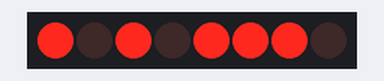
Simulated run of this sketch. Board: Arduino Uno, built with avr-gcc and run on an emulated ATmega328P. Parts: 8 shift-register outputs drawn as a row of LEDs (first output left, lit = HIGH). Wiring (inferred from the names in the program): shift register (74HC595): data pin 7; shift clock pin 6. Wiring (inferred from the signals the program sends): row of LEDs: on Q0, Q1, Q2, Q3, Q4, Q5, Q6, Q7.

Above: at 2.5 s.
At 7.5 s:
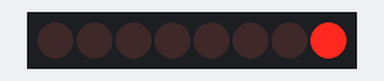
At 12.5 s:
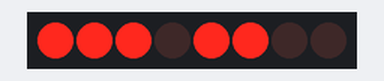
At 17.5 s:
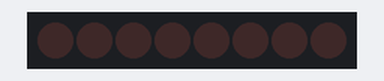
Timing chart, 0 to 26.0 s (numbered marks = the images above):
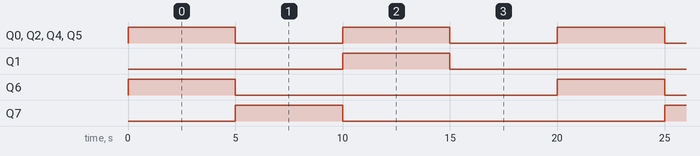

Measured:
- by itself, Q0, Q2, Q4, Q5: alternates HIGH for 5.0 s and LOW for 5.0 s
- by itself, Q1, Q6, Q7: alternates HIGH for 5.0 s and LOW for 15.0 s

The sketch:

SparkFun_LgDigitDriver_7Seg_Ex_dw.ino
```cpp
// dw Version  SparkFun Large Digit Driver (TPIC6C596 IC) https://www.sparkfun.com/products/13279
// Post #12 https://forum.arduino.cc/t/9-digit-numbers-and-words-on-7-segment-using-large-digit-driver-from-sparkfun/646721/11
// For use with Sparkfun LARGE DIGIT DRIVER BOARDS (may work with other shift registers but that's down to you!)
// Prepared by Dave Wilkie based on a method learnt by watching a video by Kristian Blåsol entitled: Using a 74HC595 to connect an Arduino to a 7-segment LED display - Anything Arduino episode 9
// https://www.youtube.com/watch?v=cHA-fwiA4Qo
// This sketch was written to work with Sparkfun large digit driver boards using the wiring method outlined in the Sparkfun Large Digit Driver Board hookup guide.
// I could not get my head round the method used in the Sparkfun example so hopefully this might be easier to understand for some people.

// Here is a lookup table to show how to display each individual digit:
// digit    corresponding decimal number
//                      0   // dw added
//   1                 96
//   2                 93
//   3                117
//   4                102
//   5                 55
//   6                 63
//   7                 97
//   8                127
//   9                103
//   0                123
//   DP               128  //dw added   https://learn.sunfounder.com/lesson-20-74hc595-2/
// Using the method used in this sketch/program Each segment has a numerical value as shown below in this diagram:

//                            1 (top segment value=1
//                          -----
//            Top left    2|     |64 top Right
//      Middle Horizontal   --4--
//    Bottom Left         8|     |32 Bottom Right segment
//     Bottom horizontal    --16-
//
// So referring to the above diagram  if we wanted to display a number 8 we would add together 1+2+4+64+8+16+32 = 127
// so this bit of code:
// shiftOut(segmentData, segmentClock, MSBFIRST, 127);
// will display a number 8
// to display a number 1 we want the right 2 segments with a combined value of 64+32=96
// therefore:
// shiftOut(segmentData, segmentClock, MSBFIRST, 96);
// Would display a number 1
// This is a simple sketch to count from 0 to 9, if using a single 7 segment unit the numbers will count up on the single digit, if additional digits are connected as per the spark fun guide then the numbers will scroll to the right as they count up
// This is due to the fact that as the latch pin is raised and lowered each large digit driver board will shunt the configuration that is on it out of the right handside to be stored by the next digit and so on down the line.
// If you have 9 digits (as I have) in order to display a nine digit number one would write the latch pin low ShiftOut 9 digits and then write the latch pin high again.
// Think of the data being written as a flow of water flowing left to right and the latch Pin acting as a dam to stop the flow at whatever point the data is at. Once data flows out of the furthest right digit it is lost/deleted/evaporates/goes over the waterfall!

byte segmentLatch = 5;  // Pin 5 goes to LAT on the IN side of the first Spark fun large digit driver board
byte segmentClock = 6;  // Pin 6 goes to CLK on the IN side of the first large digit driver board
byte segmentData = 7;   // Pin 7 goes to SER (as in Serial Data) on the IN side of the first large digit driver board
//int charArray[10] = {123, 96, 93, 117, 102, 55, 63, 97, 127, 103}; // These values are the codes required to display the digits 0 to 9 See lookup table in the commenst above.

// dw added the following char values
char myCharOFF = 0;
char myChar0 = 123;
char myChar1 = 96;
char myChar2 = 93;
char myChar3 = 117;
char myChar4 = 102;
char myChar5 = 55;
char myChar6 = 63;
char myChar7 = 97;
char myChar8 = 127;
char myChar9 = 103;
char myCharDP = 128;

void setup() {

  //Serial.begin(9600);
  pinMode(segmentLatch, OUTPUT);
  pinMode(segmentData, OUTPUT);
  pinMode(segmentClock, OUTPUT);
}
void loop() {

  //{
  //for (int i = 0; i <= 9; i++) {  // this is instigates a loop which counts from 0 to 9, each time the loop goes round it increments the count by one and displays the next character in the array.
  //The array is there to change the digit required to the code needed to display it

  digitalWrite(segmentLatch, LOW);
  shiftOut(segmentData, segmentClock, MSBFIRST, myChar3);
  digitalWrite(segmentLatch, HIGH);
  delay(5000);  // on for 5 seconds

  digitalWrite(segmentLatch, LOW);
  shiftOut(segmentData, segmentClock, MSBFIRST, myCharDP);
  digitalWrite(segmentLatch, HIGH);
  delay(5000);  // on for 5 seconds

  digitalWrite(segmentLatch, LOW);
  shiftOut(segmentData, segmentClock, MSBFIRST, myChar5);
  digitalWrite(segmentLatch, HIGH);
  delay(5000);  // on for 5 seconds

  digitalWrite(segmentLatch, LOW);
  shiftOut(segmentData, segmentClock, MSBFIRST, myCharOFF);
  digitalWrite(segmentLatch, HIGH);
  delay(5000);  // off for 5 seconds

  //digitalWrite(segmentLatch, LOW);
  //shiftOut(segmentData, segmentClock, MSBFIRST, charArray[i]);
  //digitalWrite(segmentLatch, HIGH);

  //Serial.print ("charArray="); // these lines are so you can monitor what's going on via the serial monitor... they're not essential
  //Serial.print (charArray[i]); // these lines are so you can monitor what's going on via the serial monitor... they're not essential
  //Serial.print ("i="); // these lines are so you can monitor what's going on via the serial monitor... they're not essential
  //Serial.println (i); // these lines are so you can monitor what's going on via the serial monitor... they're not essential
  //delay (500); // delay is here just to slow things down so it's easier to see what's going on.
  //}
}
```
